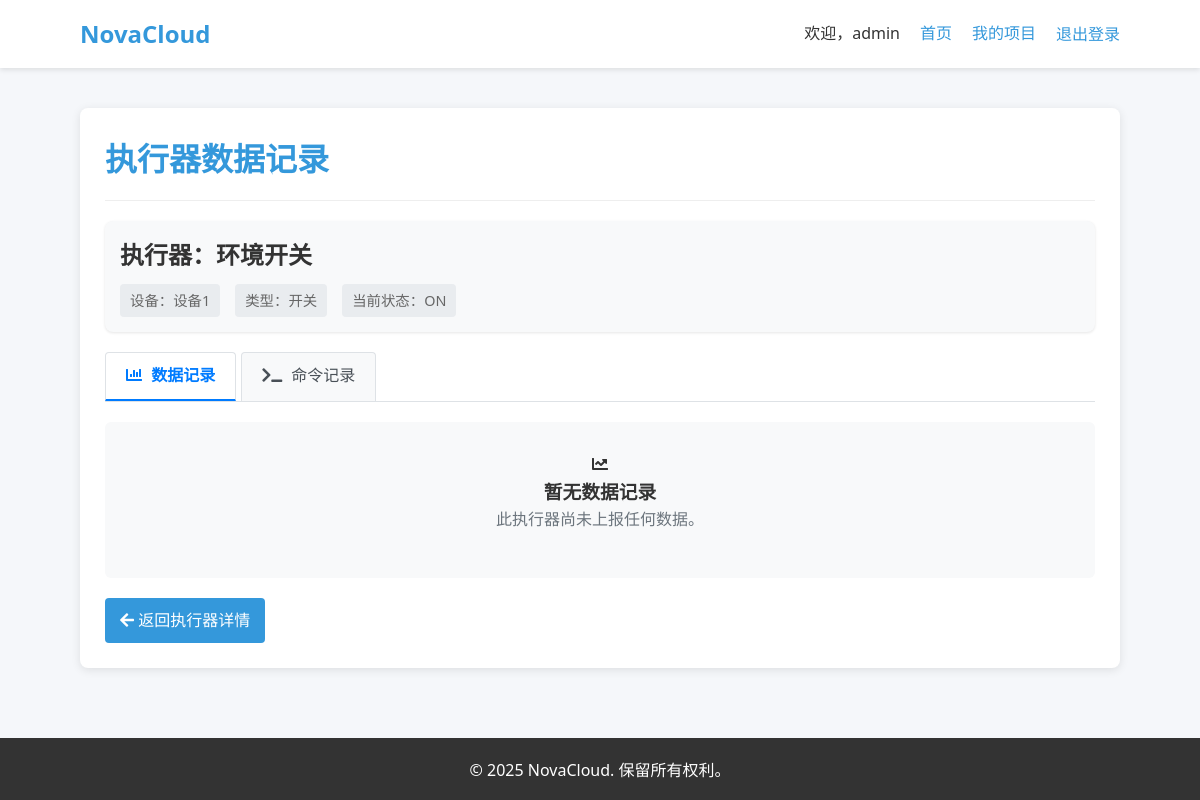
Screenshot of /actuators/1/data/?type=data (signed in) with the database file from the repository.
### iot_devices/models.py (models this page shows, shortened)
class Actuator(models.Model):
    name = models.CharField('执行器名称', max_length=100)
    actuator_type = models.CharField('执行器类型', max_length=50, help_text="例如：switch, dimmer")
    device = models.ForeignKey(Device, on_delete=models.CASCADE, related_name='actuators', verbose_name='所属设备')
    command_key = models.CharField('命令键名', max_length=50, help_text="用于向设备发送命令的标识")
    current_state = models.CharField('当前状态', max_length=20, blank=True, null=True, help_text="例如：ON, OFF, 50%")
    created_at = models.DateTimeField('创建时间', auto_now_add=True)
    class Meta:
        verbose_name = '执行器'
        verbose_name_plural = '执行器'
        ordering = ['device', 'name']

class Device(models.Model):
    STATUS_CHOICES = (
        ('online', '在线'),
        ('offline', '离线'),
        ('unregistered', '未注册'),
    )
    PROTOCOL_CHOICES = (
        ('mqtt', 'MQTT'),
        ('tcp', 'TCP原生'),
    )
    device_id = models.CharField('设备号', max_length=20, unique=True, help_text="例如：DEV-YYYYYY")
    device_identifier = models.CharField('设备标识', max_length=100, unique=True, help_text="可以是MAC地址、序列号等")
    device_key = models.CharField('设备密钥', max_length=64, blank=True, help_text="用于设备认证")
    name = models.CharField('设备名称', max_length=100)
    project = models.ForeignKey(Project, on_delete=models.CASCADE, related_name='devices', verbose_name='所属项目')
    status = models.CharField('设备状态', max_length=20, choices=STATUS_CHOICES, default='unregistered')
    protocol_type = models.CharField('通信协议', max_length=20, choices=PROTOCOL_CHOICES, default='mqtt')
    last_seen = models.DateTimeField('最后在线时间', blank=True, null=True)
    created_at = models.DateTimeField('创建时间', auto_now_add=True)
    updated_at = models.DateTimeField('更新时间', auto_now=True)
    class Meta:
        verbose_name = '设备'
        verbose_name_plural = '设备'
        ordering = ['-created_at']

### iot_devices/views.py (the view)
# urls.py: path('actuators/<int:actuator_id>/data/', views.ActuatorDataListView.as_view(), name='actuator_data_list'),
class ActuatorDataListView(LoginRequiredMixin, ListView):
    model = ActuatorData
    template_name = 'iot_devices/actuator_data_list.html'
    context_object_name = 'data_records'
    paginate_by = 20
    def get_queryset(self):
        self.actuator = get_object_or_404(Actuator, id=self.kwargs['actuator_id'])
        if self.actuator.device.project.owner != self.request.user:
            return ActuatorData.objects.none()
        data_type = self.request.GET.get('type', 'data')
        if data_type == 'command':
            return ActuatorCommand.objects.filter(actuator=self.actuator).order_by('-timestamp')
        else:
            return ActuatorData.objects.filter(actuator=self.actuator).order_by('-timestamp')
    def get_context_data(self, **kwargs):
        context = super().get_context_data(**kwargs)
        context['actuator'] = self.actuator
        context['device'] = self.actuator.device
        context['data_type'] = self.request.GET.get('type', 'data')
        return context

### templates/iot_devices/actuator_data_list.html (shortened to what this page needs)
{% extends 'base.html' %}
{% block content %}
<div class="content-section">
    <div class="section-header">
        <h1>执行器{% if data_type == 'command' %}命令记录{% else %}数据记录{% endif %}</h1>
    </div>
    <div class="actuator-info">
        <h2>执行器：{{ actuator.name }}</h2>
        <div class="actuator-meta">
            <span class="device-info">设备：{{ device.name }}</span>
            <span class="type-info">类型：{{ actuator.actuator_type }}</span>
            <span class="status-info">当前状态：{{ actuator.current_state|default:"未知" }}</span>
        </div>
    </div>
    <div class="data-type-tabs">
        <a href="?type=data" class="tab-button {% if data_type == 'data' %}active{% endif %}">
            <i class="fas fa-chart-bar"></i> 数据记录
        </a>
        <a href="?type=command" class="tab-button {% if data_type == 'command' %}active{% endif %}">
            <i class="fas fa-terminal"></i> 命令记录
        </a>
    </div>
    {% if data_records %}
        <div class="table-responsive">
            <table class="data-table">
                <thead>
                    <tr>
                        {% if data_type == 'command' %}
                            <th>发送时间</th>
                            <th>命令值</th>
                            <th>状态</th>
                            <th>来源</th>
                            <th>来源详情</th>
                            <th>响应时间</th>
                            <th>响应消息</th>
                        {% else %}
                            <th>记录时间</th>
                            <th>状态值</th>
                            <th>数据来源</th>
                        {% endif %}
                    </tr>
                </thead>
                <tbody>
                    {% for record in data_records %}
                    <tr>
                        {% if data_type == 'command' %}
                            <td>{{ record.timestamp|date:"Y-m-d H:i:s" }}</td>
                            <td>{{ record.command_value }}</td>
                            <td>
                                <span class="badge {% if record.status == 'success' %}badge-success{% elif record.status == 'pending' %}badge-warning{% else %}badge-danger{% endif %}">
                                    {{ record.get_status_display }}
                                </span>
                            </td>
                            <td>{{ record.get_source_display }}</td>
                            <td>{{ record.source_detail|default:"-" }}</td>
                            <td>{{ record.response_time|date:"Y-m-d H:i:s"|default:"-" }}</td>
                            <td>{{ record.response_message|default:"-" }}</td>
                        {% else %}
                            <td>{{ record.timestamp|date:"Y-m-d H:i:s" }}</td>
                            <td>{{ record.value }}</td>
                            <td>{{ record.source }}</td>
                        {% endif %}
                    </tr>
                    {% endfor %}
                </tbody>
            </table>
        </div>
        {% if is_paginated %}
        <div class="pagination-container">
            <div class="pagination-info">
                显示 {{ page_obj.start_index }} - {{ page_obj.end_index }} 条，共 {{ paginator.count }} 条记录
            </div>
            <div class="pagination">
                {% if page_obj.has_previous %}
                    <a href="?type={{ data_type }}&page=1" class="pagination-button pagination-end" title="首页">
                        <i class="fas fa-angle-double-left"></i>
                    </a>
                    <a href="?type={{ data_type }}&page={{ page_obj.previous_page_number }}" class="pagination-button" title="上一页">
                        <i class="fas fa-angle-left"></i>
                    </a>
                {% else %}
                    <span class="pagination-button pagination-end disabled">
                        <i class="fas fa-angle-double-left"></i>
                    </span>
                    <span class="pagination-button disabled">
                        <i class="fas fa-angle-left"></i>
                    </span>
                {% endif %}
                <div class="pagination-numbers">
                    {% for num in paginator.page_range %}
                        {% if page_obj.number == num %}
                            <span class="pagination-button current">{{ num }}</span>
                        {% elif num > page_obj.number|add:'-3' and num < page_obj.number|add:'3' %}
                            <a href="?type={{ data_type }}&page={{ num }}" class="pagination-button">{{ num }}</a>
                        {% endif %}
                    {% endfor %}
                </div>
                {% if page_obj.has_next %}
                    <a href="?type={{ data_type }}&page={{ page_obj.next_page_number }}" class="pagination-button" title="下一页">
                        <i class="fas fa-angle-right"></i>
                    </a>
                    <a href="?type={{ data_type }}&page={{ paginator.num_pages }}" class="pagination-button pagination-end" title="末页">
                        <i class="fas fa-angle-double-right"></i>
                    </a>
                {% else %}
                    <span class="pagination-button disabled">
                        <i class="fas fa-angle-right"></i>
                    </span>
                    <span class="pagination-button pagination-end disabled">
                        <i class="fas fa-angle-double-right"></i>
                    </span>
                {% endif %}
            </div>
        </div>
        {% endif %}
    {% else %}
        <div class="no-data">
            <div class="no-data-icon">
                {% if data_type == 'command' %}
                    <i class="fas fa-terminal"></i>
                {% else %}
                    <i class="fas fa-chart-line"></i>
                {% endif %}
            </div>
            <h3>暂无{% if data_type == 'command' %}命令{% else %}数据{% endif %}记录</h3>
            <p>此执行器尚未{% if data_type == 'command' %}收到任何命令{% else %}上报任何数据{% endif %}。</p>
        </div>
    {% endif %}
    <div class="back-link">
        <a href="{% url 'iot_devices:actuator_detail' actuator.id %}" class="btn btn-light">
            <i class="fas fa-arrow-left"></i> 返回执行器详情
        </a>
    </div>
</div>
{% endblock %}

### templates/base.html (shortened to what this page needs)
<!DOCTYPE html>
<html lang="zh-CN">
<head>
    {% load static %}
    <link rel="stylesheet" href="https://cdnjs.cloudflare.com/ajax/libs/font-awesome/5.15.3/css/all.min.css">
    <link rel="stylesheet" href="{% static 'css/style.css' %}">
</head>
<body>
    <header class="site-header">
        <div class="container">
            <div class="logo">
                <a href="{% url 'core:index' %}">NovaCloud</a>
            </div>
            <nav class="main-nav">
                <ul>
                    {% if user.is_authenticated %}
                        <li>欢迎，{{ user.username }}</li>
                        <li><a href="{% url 'core:index' %}">首页</a></li>
                        <li><a href="{% url 'iot_devices:project_list' %}">我的项目</a></li>
                        <li>
                            <form method="post" action="{% url 'accounts:logout' %}" class="logout-form">
                                <button type="submit" class="logout-btn">退出登录</button>
                            </form>
                        </li>
                    {% else %}
                        <li><a href="{% url 'accounts:login' %}">登录</a></li>
                        <li><a href="{% url 'accounts:register' %}">注册</a></li>
                    {% endif %}
                </ul>
            </nav>
        </div>
    </header>
    <main class="site-content">
        <div class="container">
            {% block content %}{% endblock %}
        </div>
    </main>
    <footer class="site-footer">
        <div class="container">
            <p>&copy; {% now "Y" %} NovaCloud. 保留所有权利。</p>
        </div>
    </footer>
</body>
</html>

### static/css/style.css (style rules this page uses)
:root { --primary-color: #3498db; --secondary-color: #2980b9; --accent-color: #f39c12; --bg-color: #f5f7fa; --text-color: #333; --border-color: #ddd; --success-color: #2ecc71; --error-color: #e74c3c; }
* { margin: 0; padding: 0; box-sizing: border-box; }
body { font-family: 'Segoe UI', Tahoma, Geneva, Verdana, sans-serif; line-height: 1.6; color: var(--text-color); background-color: var(--bg-color); min-height: 100vh; display: flex; flex-direction: column; }
.container { width: 90%; max-width: 1200px; margin: 0 auto; padding: 0 20px; }
a { color: var(--primary-color); text-decoration: none; transition: color 0.3s; }
.btn { display: inline-block; padding: 10px 15px; background-color: var(--primary-color); color: white; border: none; border-radius: 4px; cursor: pointer; transition: background 0.3s; }
.site-header { background-color: white; box-shadow: 0 2px 5px rgba(0, 0, 0, 0.1); padding: 15px 0; }
.site-header .container { display: flex; justify-content: space-between; align-items: center; }
.logo a { font-size: 24px; font-weight: bold; color: var(--primary-color); }
.main-nav ul { display: flex; list-style: none; }
.main-nav li { margin-left: 20px; }
.logout-form { margin: 0; padding: 0; }
.logout-btn { background: none; border: none; color: var(--primary-color); cursor: pointer; font-size: inherit; font-family: inherit; padding: 0; text-decoration: none; transition: color 0.3s; }
.site-content { flex: 1; padding: 40px 0; }
.site-footer { background-color: #333; color: white; padding: 20px 0; text-align: center; }
.content-section { background-color: #fff; border-radius: 8px; box-shadow: 0 2px 10px rgba(0, 0, 0, 0.1); padding: 25px; margin-bottom: 30px; }
.section-header { display: flex; justify-content: space-between; align-items: center; margin-bottom: 20px; border-bottom: 1px solid #eee; padding-bottom: 15px; }
.section-header h1, .section-header h2 { margin: 0; color: var(--primary-color); }
.no-data { text-align: center; padding: 30px 20px; background-color: #f8f9fa; border-radius: 6px; margin: 20px 0; }
.no-data p { margin-bottom: 15px; color: #6c757d; }
.back-link { margin-top: 20px; }

### templates/iot_devices/actuator_data_list.html (style rules this page uses)
.actuator-info { margin-bottom: 20px; padding: 15px; background-color: #f8f9fa; border-radius: 8px; box-shadow: 0 1px 3px rgba(0,0,0,0.1); }
.actuator-info h2 { margin-top: 0; margin-bottom: 10px; font-size: 1.5rem; color: #333; }
.actuator-meta { display: flex; flex-wrap: wrap; gap: 15px; }
.actuator-meta span { padding: 5px 10px; background-color: #e9ecef; border-radius: 4px; font-size: 0.9rem; color: #666; }
.data-type-tabs { display: flex; margin-bottom: 20px; border-bottom: 1px solid #dee2e6; }
.tab-button { padding: 10px 20px; margin-right: 5px; background-color: #f8f9fa; border: 1px solid #dee2e6; border-bottom: none; border-top-left-radius: 4px; border-top-right-radius: 4px; color: #495057; text-decoration: none; transition: background-color 0.2s; }
.tab-button.active { background-color: #fff; color: #007bff; border-bottom: 2px solid #007bff; font-weight: bold; }
.tab-button i { margin-right: 5px; }

### rows the page displays
Actuator: name "环境开关", actuator_type "开关", current_state "ON"
Device: name "设备1"

### other values shown
{{ user.username }} "admin"
